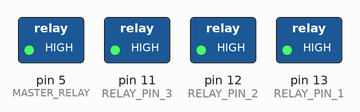
This sketch was run on a simulated Arduino Uno, built with avr-gcc and run on an emulated ATmega328P. Shown: switched loads named in the sketch (green lamp = pin HIGH).

Above: at 0.5 s.
At 1.5 s:
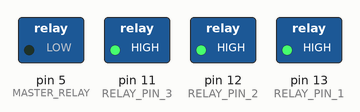
At 2.5 s:
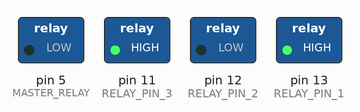
At 3.5 s:
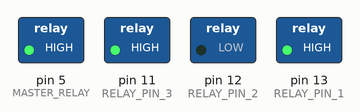
Timing chart, 0 to 4.6 s (numbered marks = the images above):
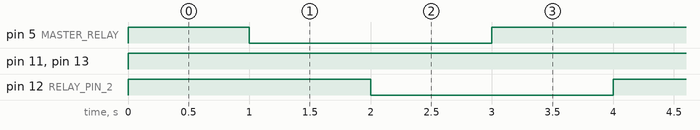

The sketch:

C3E4.ino
```cpp
#define RELAY_PIN_1 13
#define RELAY_PIN_2 12
#define RELAY_PIN_3 11
#define MASTER_RELAY 5

void setup() {
  pinMode(RELAY_PIN_1, OUTPUT);
  pinMode(RELAY_PIN_2, OUTPUT);
  pinMode(RELAY_PIN_3, OUTPUT);
  pinMode(MASTER_RELAY, OUTPUT);
}

int room = 1;
void loop() {
  switch (room) {
    case 1:
      {
        digitalWrite(RELAY_PIN_1, HIGH);
        digitalWrite(RELAY_PIN_2, HIGH);
        digitalWrite(RELAY_PIN_3, HIGH);
        digitalWrite(MASTER_RELAY, HIGH);
        room = 2;
        delay(1000);
      } break;
     case 2:
      {
        digitalWrite(RELAY_PIN_1, HIGH);
        digitalWrite(RELAY_PIN_2, HIGH);
        digitalWrite(RELAY_PIN_3, HIGH);
        digitalWrite(MASTER_RELAY, LOW);
        room = 3;
        delay(1000);
      } break;
     case 3:
      {
        digitalWrite(RELAY_PIN_1, HIGH);
        digitalWrite(RELAY_PIN_2, LOW);
        digitalWrite(RELAY_PIN_3, HIGH);
        digitalWrite(MASTER_RELAY, LOW);
        room = 4;
        delay(1000);
      } break;
     case 4:
      {
        digitalWrite(RELAY_PIN_1, HIGH);
        digitalWrite(RELAY_PIN_2, LOW);
        digitalWrite(RELAY_PIN_3, HIGH);
        digitalWrite(MASTER_RELAY, HIGH);
        room = 1;
        delay(1000);
      } break;
  }
}
```

Measured:
- by itself, pin 5 (MASTER_RELAY): repeats every 4.0 s: LOW 2.0 s, HIGH 2.0 s
- by itself, pin 11 (RELAY_PIN_3), pin 13 (RELAY_PIN_1): LOW → HIGH at 0.00 s
- by itself, pin 12 (RELAY_PIN_2): alternates HIGH for 2.0 s and LOW for 2.0 s
